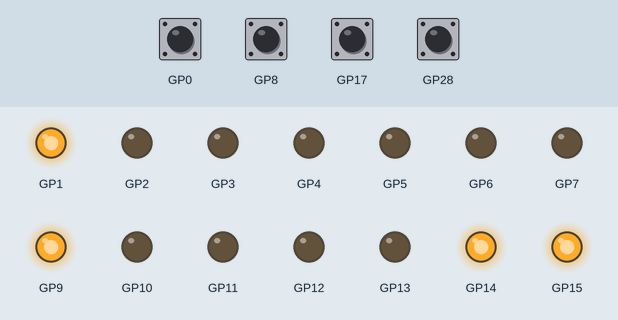
Bench run of a program on a simulated Raspberry Pi Pico running MicroPython. Parts: output pins drawn as LEDs (lit = HIGH). The test bench sets the inputs (shaded band); at power-on: GP0, GP8, GP17, GP28 HIGH. What the program prints to the serial console is not drawn.

Above: at 0.1 s.
At 5.6 s:
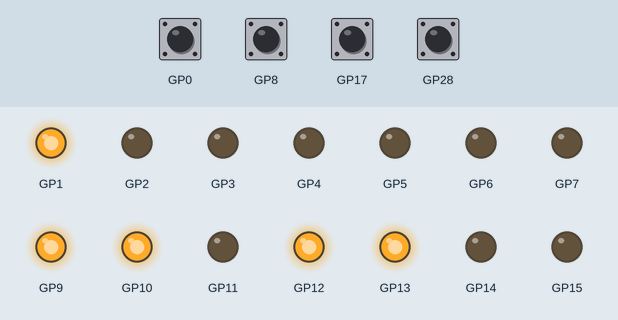
At 11.1 s:
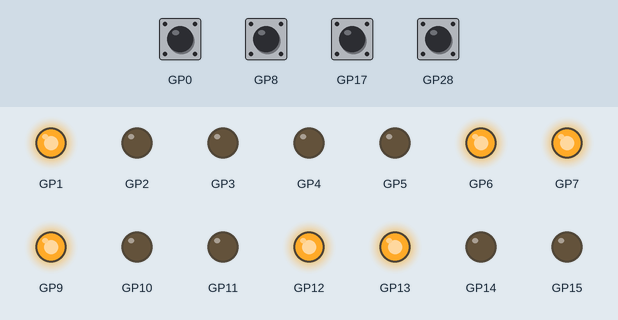
At 16.6 s:
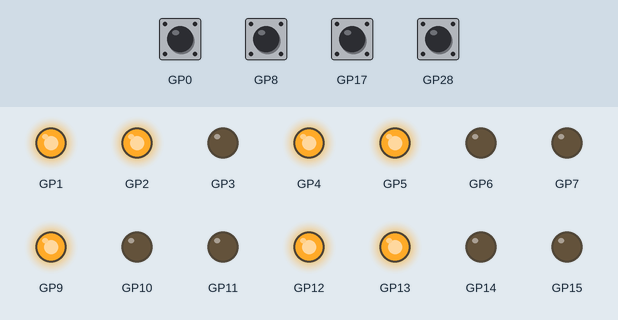
At 22.2 s:
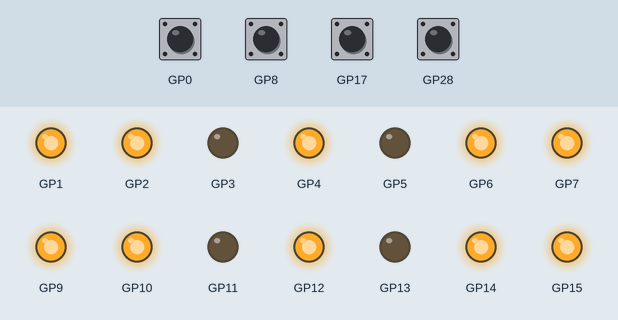
At 34.1 s:
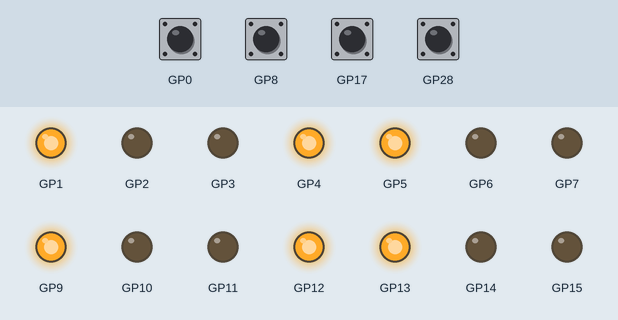
Timing chart, 0 to 35.6 s (numbered marks = the images above):
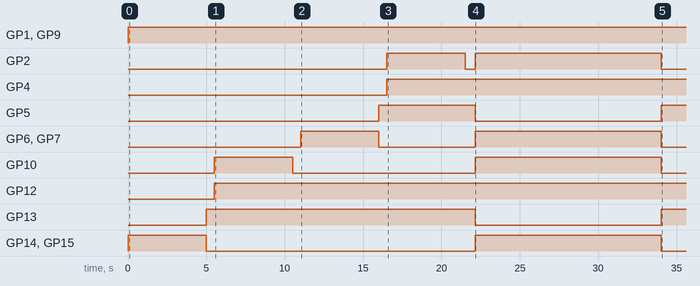

The program:

Lawnmower_simple.py
```python
# === SIMPLE DRIVE (FF + small P) with chunk_counter PIO ===
from machine import Pin, PWM, time_pulse_us
from rp2 import PIO, StateMachine, asm_pio
from time import sleep, ticks_ms, ticks_diff

# ---------------- Config ----------------
# Choose the SAME chunk size you used when you ran the FF tests
PIO_CHUNK = 64

CPR_MOTOR = 16
GEAR_RATIO = 150
PULSES_PER_REV = CPR_MOTOR * GEAR_RATIO   # 2400
PULSES_PER_REV = 32000 # over-ride with measured values

RPM_SAMPLE_MS   = 150
PRINT_INTERVAL_MS = 500
ALPHA_RPM = 0.25            # RPM smoothing (raise to 0.35 for calmer low speed)
MIN_PULSES = 4              # minimum pulses before accepting a sample (improves low-speed accuracy)
MAX_RPM_ABS     = 300.0      # drop obvious glitches
MAX_RPM_STEP    = 200.0      # drop sudden jumps within a short dt
MAX_WHEEL_RPM_HINT = 220.0  # only for scaling or sanity checks

# Robot-forward direction per wheel (+1 means +PWM spins robot forward)
# Run the direction test below and flip signs that are wrong.
WHEEL_DIR = {
    "FL": -1,
    "FR": +1,
    "BL": -1,
    "BR": +1,
}

# ---- Feed-Forward params (REPLACE with your latest fitted values for PIO_CHUNK) ----
# PWM ≈ c + k·RPM  →  FF = sign(rpm) * (c + k*abs(rpm))
# Derived with PIO_CHUNK = 64
FF_PARAMS = {
    "FL": {
        "FWD": {"k": 44.521, "c": 73.973},
        "REV": {"k": 49.296, "c": 197.711},
    },
    "FR": {
        "FWD": {"k": 57.491, "c": 151.394},
        "REV": {"k": 55.051, "c": 150.142},
    },
    "BL": {
        "FWD": {"k": 52.036, "c": 255.373},
        "REV": {"k": 48.069, "c": 128.081},
    },
    "BR": {
        "FWD": {"k": 48.731, "c": 129.300},
        "REV": {"k": 53.592, "c": 252.385},
    },
}

# Small proportional trim on top of feed-forward (keeps it steady without jerks)
P_TRIM = {"FL": 0.2, "FR": 0.2, "BL": 0.2, "BR": 0.2}


# Target RPM for the simple hold test
TARGET_RPM = 40.0  # change this and re-run

# ---------------- Motor pins ----------------
pins = {
    "BR": (PWM(Pin(2)),  Pin(4, Pin.OUT),  Pin(3, Pin.OUT)),
    "BL": (PWM(Pin(7)),  Pin(5, Pin.OUT),  Pin(6, Pin.OUT)),
    "FR": (PWM(Pin(10)), Pin(12, Pin.OUT), Pin(11, Pin.OUT)),
    "FL": (PWM(Pin(15)), Pin(13, Pin.OUT), Pin(14, Pin.OUT)),
}
for pwm, _, _ in pins.values():
    pwm.freq(20000)  # quiet PWM

encoder_pins = { "FL":17, "FR":28, "BL":8, "BR":0}
encoder_counts = {w: 0 for w in encoder_pins}

# track the last *hardware* sign we actually drove (+1/-1)
last_hw_sign = {w: 1 for w in ["FL","FR","BL","BR"]}

def motor_hw(wheel, pwm_cmd_hw):
    pwm, in1, in2 = pins[wheel]
    d = 1 if pwm_cmd_hw >= 0 else 0
    a = abs(int(pwm_cmd_hw))
    if a > 255: a = 255
    in1.value(d)
    in2.value(not d)
    pwm.duty_u16(a * 257)
    if a > 0:
        last_hw_sign[wheel] = 1 if pwm_cmd_hw >= 0 else -1

# globals
last_hw_sign = {w: +1 for w in encoder_pins}  # +1/-1 last hardware direction

def motor_rf(wheel, pwm_cmd_rf):
    # Robot-forward -> hardware
    pwm_cmd_hw = int(pwm_cmd_rf * WHEEL_DIR[wheel])
    pwm, in1, in2 = pins[wheel]
    d = 1 if pwm_cmd_hw >= 0 else 0
    a = abs(pwm_cmd_hw)
    if a > 255: a = 255
    in1.value(d); in2.value(not d)
    pwm.duty_u16(a * 257)
    if a > 0:
        # remember last hardware spin sign for this wheel
        last_hw_sign[wheel] = +1 if pwm_cmd_hw >= 0 else -1


def stop_all():
    for w in pins:
        motor_rf(w, 0)

# ---------------- PIO: chunked edge counter ----------------
@asm_pio()
def chunk_counter():
    pull()
    mov(y, osr)
    mov(x, y)
    label("loop")
    wait(1, pin, 0)
    wait(0, pin, 0)
    jmp(y_dec, "loop")
    irq(rel(0))
    mov(y, x)
    jmp("loop")


sms = {}

def make_irq_handler(wheel):
    def handler(sm):
        encoder_counts[wheel] += PIO_CHUNK
    return handler

def init_sms():
    for sm in sms.values():
        try: sm.active(0)
        except: pass
    sms.clear()
    for w in encoder_counts: encoder_counts[w] = 0
    for i, (wheel, pin_num) in enumerate(encoder_pins.items()):
        pin = Pin(pin_num, Pin.IN, Pin.PULL_UP)
        sm = StateMachine(i, chunk_counter, in_base=pin)
        sm.irq(make_irq_handler(wheel))
        sm.put(PIO_CHUNK)
        sm.active(1)
        sms[wheel] = sm

# ---------------- RPM measurement ----------------
last_rpm = {w: 0.0 for w in encoder_pins}
prev_counts = {w: 0 for w in encoder_pins}
prev_t = ticks_ms()
next_print = prev_t + PRINT_INTERVAL_MS

def update_rpm():
    global prev_t
    now = ticks_ms()
    el = ticks_diff(now, prev_t)
    if el < RPM_SAMPLE_MS:
        return False
    dt = el / 1000.0
    for w in encoder_pins:
        dp = encoder_counts[w] - prev_counts[w]
        if dp < MIN_PULSES and el < 300:
            continue  # wait more time for accuracy at low speed
        rps = (dp / PULSES_PER_REV) / dt
        rpm = rps * 60.0
        # RPM in ROBOT-FORWARD sign = hardware spin sign (we command sign) * WHEEL_DIR[w]
        # We don't have quadrature, so infer sign from commanded PWM we are sending.
        # We'll keep a small history of what we sent:
    prev_t = now
    return True

# Track last commanded ROBOT-FORWARD PWM to infer RPM sign
last_cmd_rf = {w: 0 for w in encoder_pins}


def read_rpm_signed(now, dt_s):
    out = {}
    for w in encoder_pins:
        dp = encoder_counts[w] - prev_counts[w]
        # at very low speeds accept longer window; otherwise require some pulses
        if dp < MIN_PULSES and dt_s < 0.30:
            out[w] = last_rpm[w]
            continue

        rps = (dp / PULSES_PER_REV) / dt_s
        rpm_uns = rps * 60.0

        # sign into ROBOT-FORWARD frame:
        sgn_rf = last_hw_sign[w] * WHEEL_DIR[w]
        rpm = rpm_uns * sgn_rf

        # reject obvious glitches (e.g., your FR 566rpm spike)
        if abs(rpm) > MAX_RPM_ABS:
            # discard this interval so dp won't accumulate
            prev_counts[w] = encoder_counts[w]
            out[w] = last_rpm[w]
            continue

        # reject sudden jumps within short windows
        if abs(rpm - last_rpm[w]) > MAX_RPM_STEP and dt_s < 0.35:
            # discard this interval so dp won't accumulate
            prev_counts[w] = encoder_counts[w]
            out[w] = last_rpm[w]
            continue

        # accept & smooth
        last_rpm[w] = (1 - ALPHA_RPM) * last_rpm[w] + ALPHA_RPM * rpm
        prev_counts[w] = encoder_counts[w]
        out[w] = last_rpm[w]
    return out


# ---------------- Feed-forward helpers ----------------
def start_pwm_for(wheel, sp_rpm):
    """Minimum PWM to break static friction, from |c| with bounds."""
    dir_key = "FWD" if sp_rpm >= 0 else "REV"
    c = abs(FF_PARAMS[wheel][dir_key].get("c", 0))
    floor = int(0.8 * c)  # try 0.7..0.9
    if floor < 30:  floor = 30
    if floor > 160: floor = 160
    return floor

FF_GAIN = 0.8  # try 0.7..0.9

FF_GAIN = 0.8  # 0.7..0.9

def ff_pwm(wheel, sp_rpm):
    sgn = 1 if sp_rpm >= 0 else -1
    dir_key = "FWD" if sgn >= 0 else "REV"
    p = FF_PARAMS.get(wheel, {}).get(dir_key)
    if not p:
        u = (abs(sp_rpm)/MAX_WHEEL_RPM_HINT)*255.0
        return int(sgn * max(0, min(255, u)))
    k = p["k"]; c = p["c"]
    mag = max(0.0, c + k * abs(sp_rpm))
    if abs(sp_rpm) <= 18.0:
        mag = max(mag, 30)  # tiny floor
    u = int(sgn * FF_GAIN * mag)
    if u > 255: u = 255
    if u < -255: u = -255
    return u


# ---------------- Direction check ----------------
def direction_check():
    print("\n=== Direction Check (visual) ===")
    print("Each wheel will spin ROBOT-FORWARD for ~2s.")
    print("If a wheel spins backward, flip its sign in WHEEL_DIR[...] and rerun.\n")

    test_rpm  = 40.0
    dwell_ms  = 5000

    for w in ["FL","FR","BL","BR"]:
        # hard reset counts just for clarity
        for ww in encoder_counts: encoder_counts[ww] = 0
        for ww in prev_counts:    prev_counts[ww]    = 0
        last_rpm[w] = 0.0

        u = ff_pwm(w, +test_rpm)   # FF forward
        motor_rf(w, u)
        start = ticks_ms()
        while ticks_diff(ticks_ms(), start) < dwell_ms:
            pass
        motor_rf(w, 0)

        dp = encoder_counts[w]
        rpm = (dp / PULSES_PER_REV) / (dwell_ms/1000.0) * 60.0
        print(f"{w}: FF={u:+4d}  measured ≈ {rpm:5.1f} RPM  (VISUAL: should move forward!)\n")
        sleep(0.5)


# ---------------- Simple hold loop (FF + small P) ----------------
def hold_constant_rpm(target_rpm=TARGET_RPM, seconds=12):
    print(f"\n=== Holding all wheels at {target_rpm:.1f} RPM (FF + small P only) ===")
    global prev_t, next_print
    prev_t = ticks_ms()
    next_print = prev_t + PRINT_INTERVAL_MS
    for w in last_rpm: last_rpm[w] = 0.0
    for w in prev_counts: prev_counts[w] = encoder_counts[w]

    t0 = ticks_ms()
    while ticks_diff(ticks_ms(), t0) < int(seconds*1000):
        now = ticks_ms()
        el = ticks_diff(now, prev_t)
        if el >= RPM_SAMPLE_MS:
            dt = el / 1000.0
            # compute RPM (signed by last command)
            rpms = read_rpm_signed(now, dt)
            if now >= next_print:
                dp_debug = {w: encoder_counts[w] - prev_counts[w] for w in encoder_pins}
                print("DP since last accepted:", dp_debug)

            prev_t = now

            # command each wheel
            cmds = {}
            for w in ["FL","FR","BL","BR"]:
                sp = target_rpm
                # FF component
                u_ff = ff_pwm(w, sp)
                # small P trim
                err = sp - rpms.get(w, 0.0)
                u = u_ff + P_TRIM[w]*err
                # clamp & send
                if u > 255: u = 255
                if u < -255: u = -255
                last_cmd_rf[w] = u
                motor_rf(w, u)
                cmds[w] = int(u)

            if now >= next_print:
                print(f"SP={int(target_rpm)}  RPM:", {w: round(last_rpm[w],1) for w in last_rpm})
                print("PWM:", cmds)
                print("----")
                next_print = now + PRINT_INTERVAL_MS

        sleep(0.01)

    stop_all()
    print("Hold test finished.\n")

# ---------------- Run ----------------
try:
    init_sms()

    # Optional: enable TB6612 standbys if you have them
    try:
        Pin(9, Pin.OUT).high()
        Pin(1, Pin.OUT).high()
    except:
        pass

    # 1) Direction check (visual)
    direction_check()

    # 2) Simple constant-RPM hold using FF + small P
    hold_constant_rpm(TARGET_RPM, seconds=12)

except KeyboardInterrupt:
    stop_all()
    print("Stopped.")
```

Measured:
- by itself, GP1, GP9: LOW → HIGH at 0.00 s
- by itself, GP2: LOW → HIGH at 16.5 s, → LOW 5.0 s later, → HIGH 0.65 s later, → LOW 11.9 s later
- by itself, GP4: LOW → HIGH at 16.5 s
- by itself, GP5: LOW → HIGH at 16.0 s, → LOW 6.2 s later, → HIGH 11.9 s later
- by itself, GP6, GP7: LOW → HIGH at 11.0 s, → LOW 5.0 s later, → HIGH 6.2 s later, → LOW 11.9 s later
- by itself, GP10: LOW → HIGH at 5.5 s, → LOW 5.0 s later, → HIGH 11.7 s later, → LOW 11.9 s later
- by itself, GP12: LOW → HIGH at 5.5 s
- by itself, GP13: LOW → HIGH at 5.0 s, → LOW 17.2 s later, → HIGH 11.9 s later
